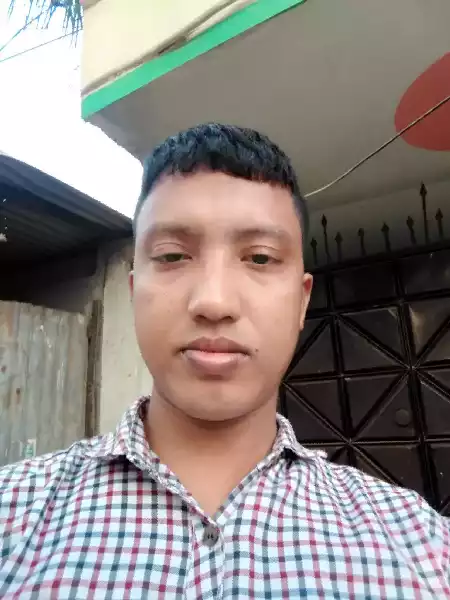
#> input picture image/azazul.jpg, 450 x 600 px
$ python 'Digital image processing.py'
#> lines starting #> are read from the running program, lines starting #| are printed output that depends on the picture
import cv2 as cv

'''
img = cv.imread("image/azazul.jpg")
cv.imshow("Brothers-pic!!", img)
cv.waitKey(0)
'''


#-----------------------------------

img = cv.imread("image/azazul.jpg")
#> img is the input picture: shape (600, 450, 3); mean B, G, R 129.3, 132.5, 140.5
img_gray = cv.cvtColor(img, cv.COLOR_BGR2GRAY)
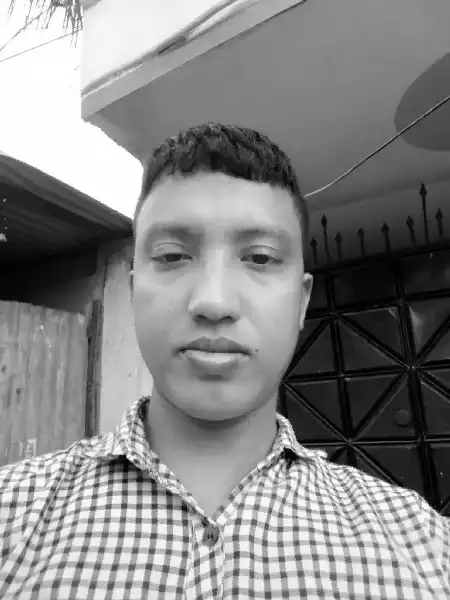
#> img_gray: shape (600, 450); min 0, max 255, mean 134.5
img_blur = cv.GaussianBlur(img, (19,19), 0)
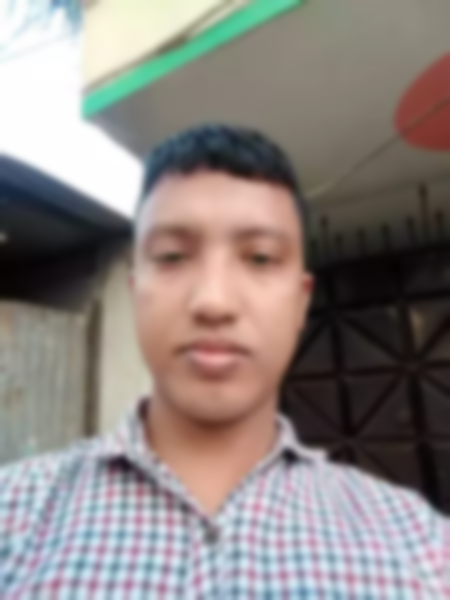
#> img_blur: shape (600, 450, 3); mean B, G, R 129.3, 132.5, 140.5

cv.imshow("Brothers-pic!!", img)
cv.imshow("Brothers-gray-pic!!", img_gray)
cv.imshow("Brothers-blur-pic!!", img_blur)

cv.waitKey(0)
